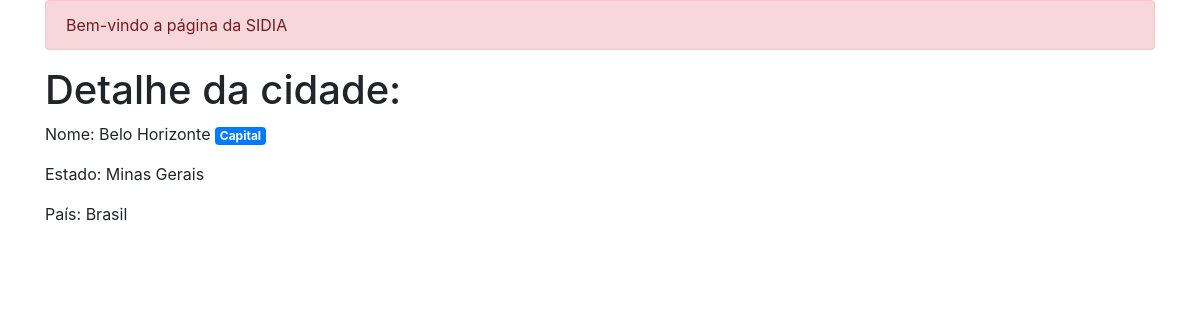
Page /detail/5/ on the committed database.
### cadastros/models.py (models this page shows, shortened)
class Cidade(models.Model):
    estado = models.ForeignKey(Estado, on_delete=models.PROTECT, null=True, blank=False)
    nome = models.CharField(max_length=100, unique=True)
    capital = models.BooleanField(default=False, help_text='Marcar se a cidade for capital')

class Estado(models.Model):
    pais = models.ForeignKey(Pais, on_delete=models.PROTECT)
    nome = models.CharField(max_length=80)
    def __str__(self):
        return self.nome
    class Meta:
        ordering = ('nome', )

class Pais(models.Model):
    nome = models.CharField(max_length=80)
    def __str__(self):
        return self.nome
    class Meta:
        verbose_name = 'País'
        verbose_name_plural = 'Países'

### cadastros/views.py (the view)
# urls.py: path('detail/<int:pk>/', CidadeDetail.as_view(), name='cidades-detalhe'),
class CidadeDetail(DetailView):
    context_object_name = 'cidade'
    queryset = Cidade.objects.all()
    template_name = 'cadastros/detalhe_cidades.html'

### cadastros/templates/cadastros/detalhe_cidades.html (shortened to what this page needs)
{% extends 'base.html' %}
{% block conteudo %}
    <h1>Detalhe da cidade:</h1>
    <p>Nome: {{ cidade.nome }} {% if cidade.capital %}<span class="badge badge-primary">Capital</span>{% endif %}</p>
    <p>Estado: {{ cidade.estado|default_if_none:'-' }}</p>
    <p>País: {{ cidade.estado.pais }}</p>
{% endblock %}

### rows in the picture
Cidade: nome "Belo Horizonte", estado "Minas Gerais", estado.pais "Brasil"
